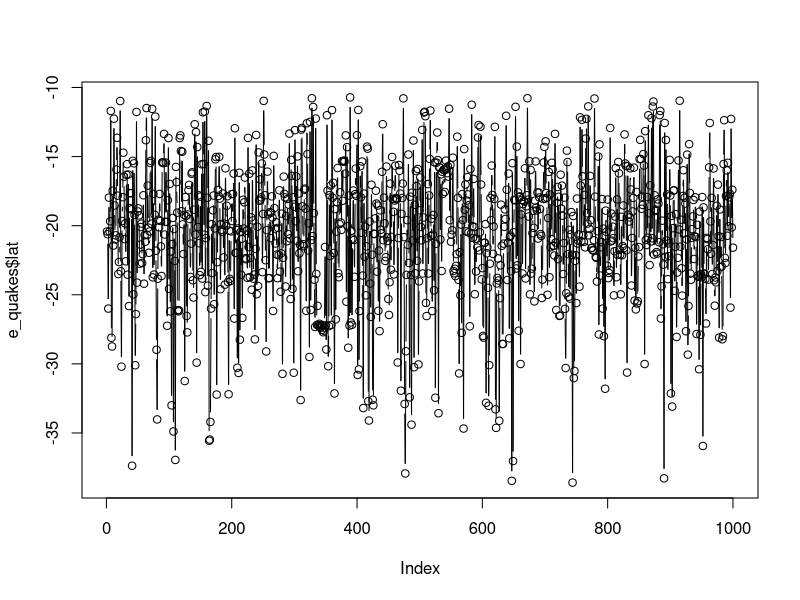
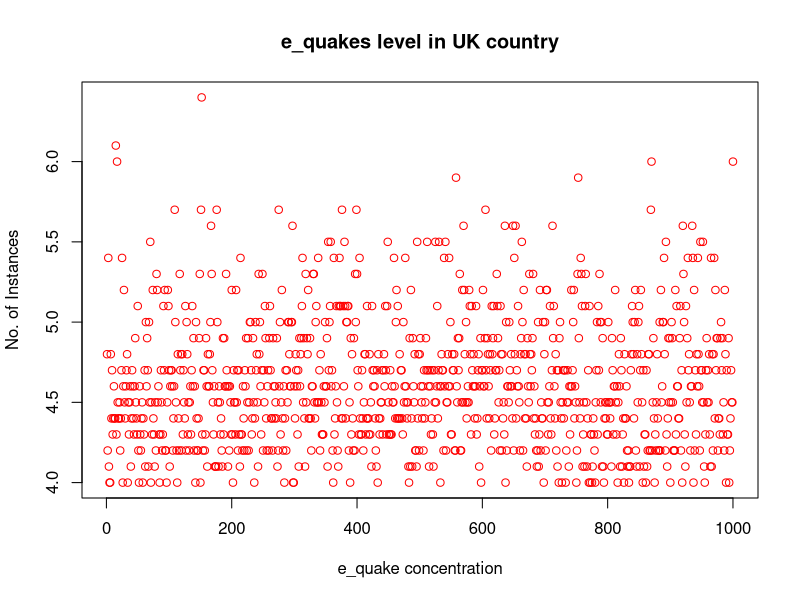
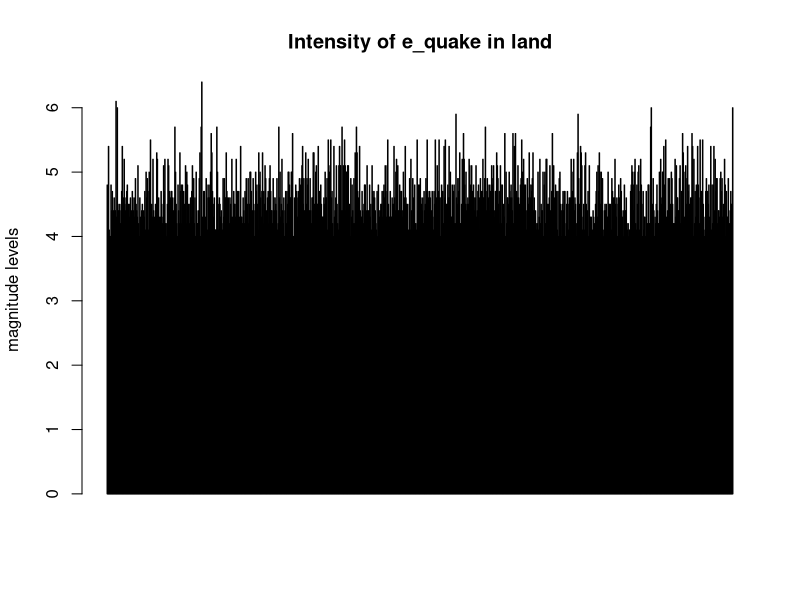
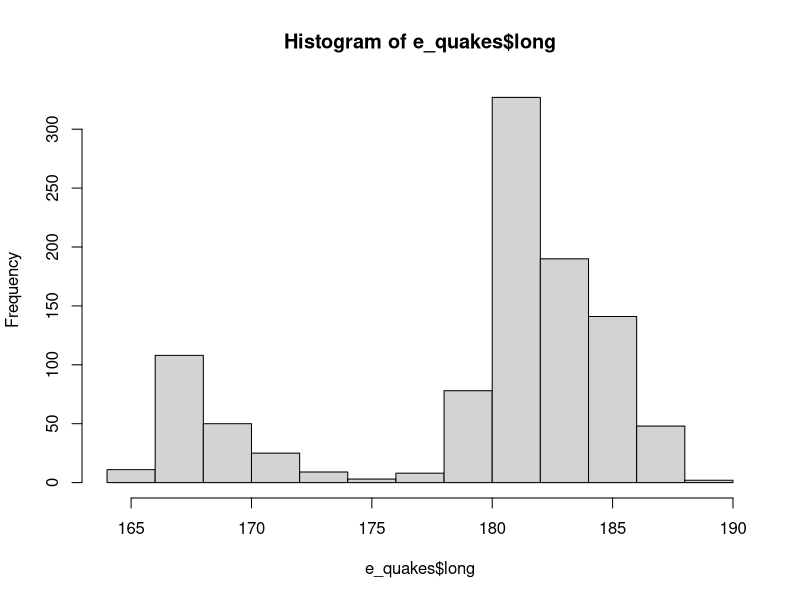
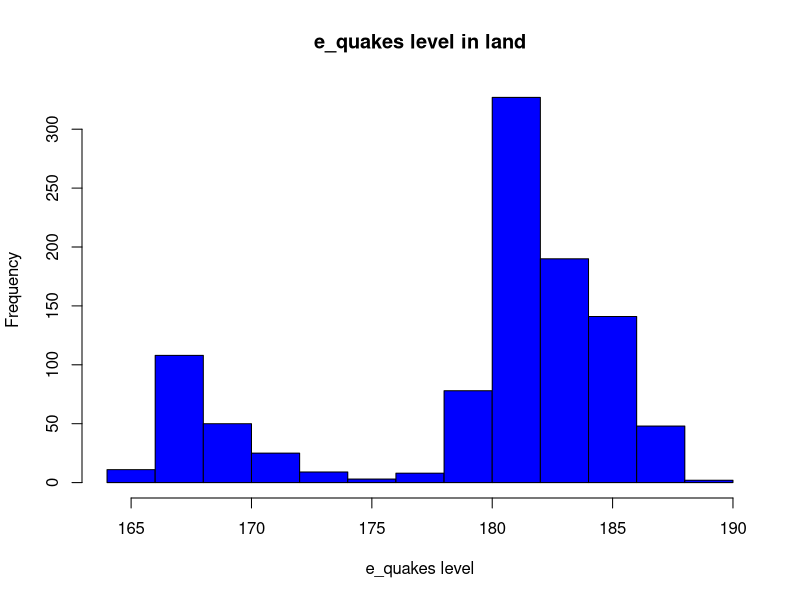
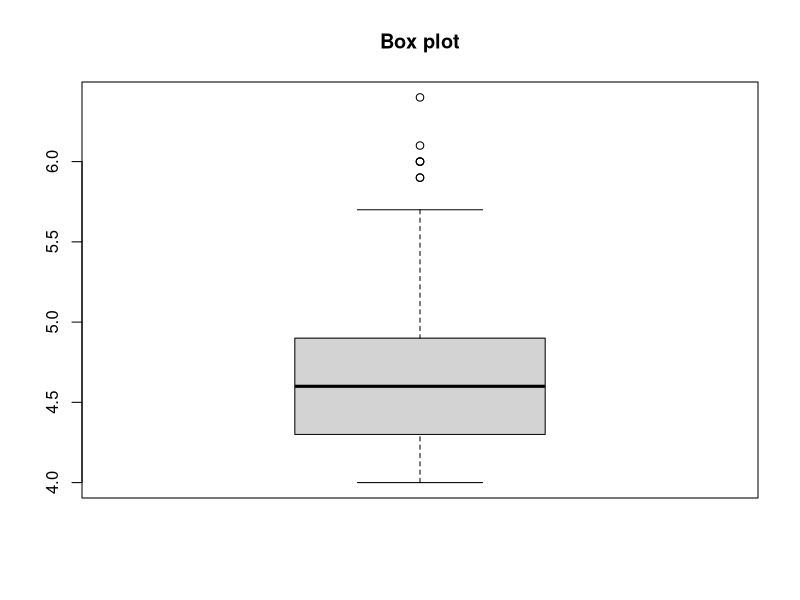
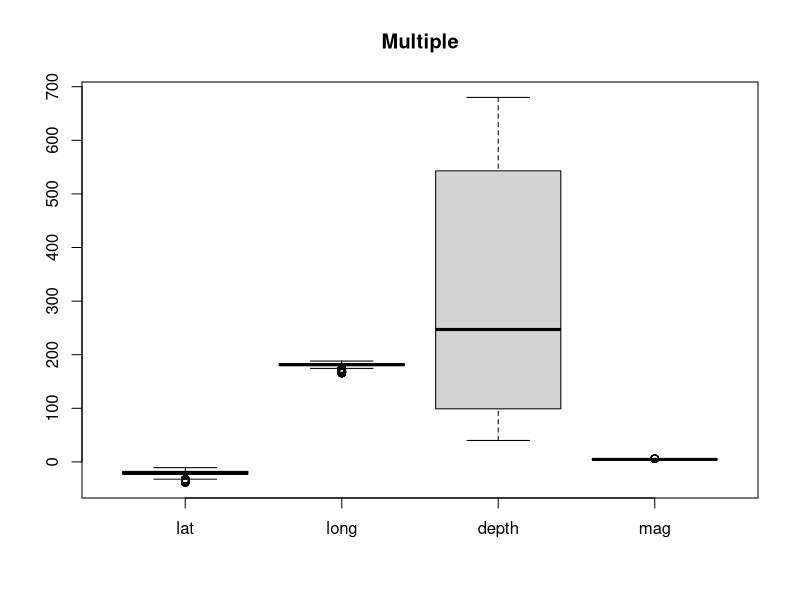
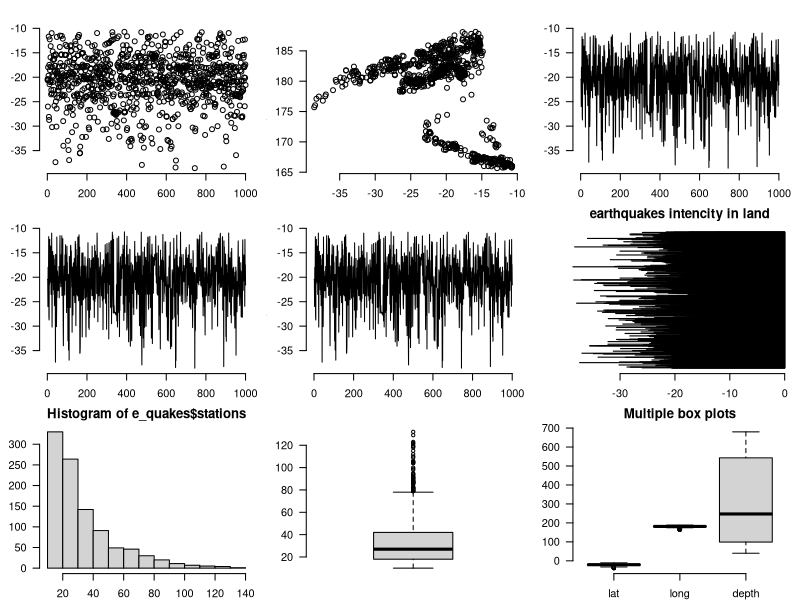

These figures' R source, in order:



# Practice_R1

###### Datasets #########

e_quakes <- datasets::quakes

######### Top & Last 10 rows data ##########

head(e_quakes,10)
tail(e_quakes,10)

######### Column ###########

e_quakes[,c(1,2)]
e_quakes$lat
e_quakes[1, ]

######## Summary of data #########

summary(e_quakes$lat)
summary(e_quakes$long,e_quakes$mag)
summary(e_quakes)

#############
plot(e_quakes$lat, type = "b")  # p: points, l: lines, b: points & lines    
plot(e_quakes$mag, xlab = 'e_quake concentration',
                   ylab = 'No. of Instances', main = 'e_quakes level in UK country',
                   col =  'red')


######### Horizontal Bar Plot ########## 

barplot(e_quakes$mag, main = 'Intensity of e_quake in land',
                      ylab = 'magnitude levels', col = 'blue', horiz = 'F')


######### Histogram ##########

hist(e_quakes$long)
hist(e_quakes$long,
     main = 'e_quakes level in land',
     xlab = 'e_quakes level', col = 'blue')


######### Single Box Plots ##########

boxplot(e_quakes$mag, main = "Box plot")


######### Multiple box plots ##########

boxplot(e_quakes[,1:4], main = 'Multiple')


#margin of grid(mar),
#no of rows & columns(mrow),
#whether a boarder is to be included(bty)
#and position of the labels(las: 1 for horizontal, las: 0 for vertical)
#bty - box around the plot


par(mfrow = c(3,3),mar= c(2,3,2,1), las = 1, bty ="n")  

plot(e_quakes$lat)
plot(e_quakes$lat, e_quakes$long)
plot(e_quakes$lat, type= 'l')
plot(e_quakes$lat, type= 'l')
plot(e_quakes$lat, type= 'l')
barplot(e_quakes$lat, main = 'earthquakes intencity in land',
                      xlab = 'latitude level', col = blues9, horiz = 'TRUE') 
hist(e_quakes$stations)
boxplot(e_quakes$stations)
boxplot(e_quakes[ ,0:3], main = 'Multiple box plots')








